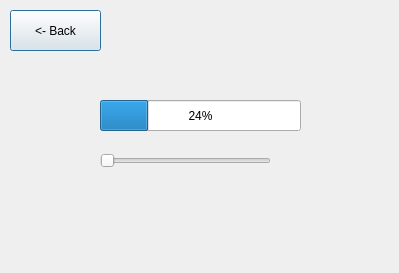
<?xml version="1.0" encoding="UTF-8"?>
<ui version="4.0">
 <class>BrightnessControl</class>
 <widget class="QDialog" name="BrightnessControl">
  <property name="geometry">
   <rect>
    <x>0</x>
    <y>0</y>
    <width>399</width>
    <height>273</height>
   </rect>
  </property>
  <property name="windowTitle">
   <string>Dialog</string>
  </property>
  <widget class="QPushButton" name="pushButton">
   <property name="geometry">
    <rect>
     <x>10</x>
     <y>10</y>
     <width>91</width>
     <height>41</height>
    </rect>
   </property>
   <property name="text">
    <string>&lt;- Back</string>
   </property>
  </widget>
  <widget class="QSlider" name="horizontalSlider">
   <property name="geometry">
    <rect>
     <x>100</x>
     <y>150</y>
     <width>171</width>
     <height>22</height>
    </rect>
   </property>
   <property name="orientation">
    <enum>Qt::Horizontal</enum>
   </property>
  </widget>
  <widget class="QProgressBar" name="progressBar">
   <property name="geometry">
    <rect>
     <x>100</x>
     <y>100</y>
     <width>201</width>
     <height>31</height>
    </rect>
   </property>
   <property name="font">
    <font>
     <pointsize>9</pointsize>
    </font>
   </property>
   <property name="value">
    <number>24</number>
   </property>
  </widget>
 </widget>
 <resources/>
 <connections>
  <connection>
   <sender>horizontalSlider</sender>
   <signal>valueChanged(int)</signal>
   <receiver>progressBar</receiver>
   <slot>setValue(int)</slot>
   <hints>
    <hint type="sourcelabel">
     <x>140</x>
     <y>164</y>
    </hint>
    <hint type="destinationlabel">
     <x>147</x>
     <y>125</y>
    </hint>
   </hints>
  </connection>
 </connections>
</ui>
